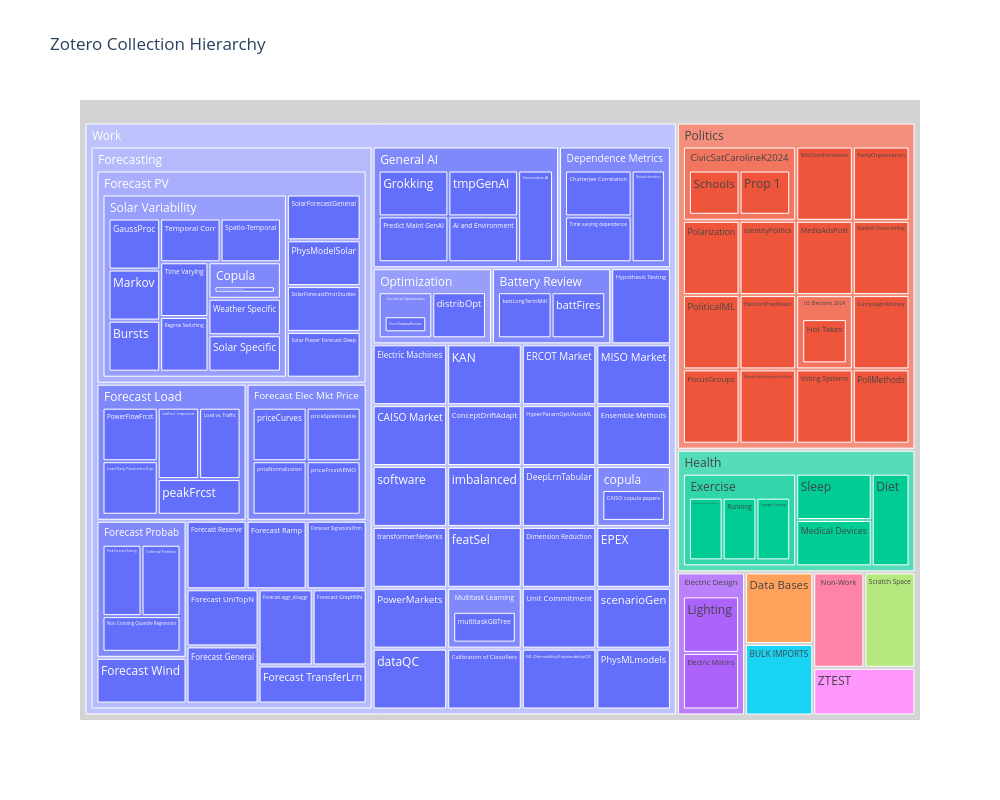

Notebook code cell kept with this figure:
### Markdown cell above
### Plot the zotero collection hierarchy
Started from [here](https://www.perplexity.ai/search/using-pyzotero-find-all-subcat-9GGkb6t9TBKv5hsl.J5FSg)

### Code cell
from pyzotero import zotero
import plotly.graph_objects as go
import plotly.graph_objects as go
import refwrangle as rfw

zot = zotero.Zotero(rfw.library_id, rfw.library_type, rfw.api_key)

# Fetch all collections
all_collections = zot.all_collections()

# Create a dictionary to store the hierarchy
hierarchy = {}

# Build the hierarchy
for collection in all_collections:
    key = collection['key']
    name = collection['data']['name']
    parent = collection['data'].get('parentCollection', '')
    hierarchy[key] = {'name': name, 'parent': parent, 'children': []}

# Populate children
for key, data in hierarchy.items():
    if data['parent']:
        hierarchy[data['parent']]['children'].append(key)

# Create a recursive function to build the tree
def build_tree(key):
    node = hierarchy[key]
    children = [build_tree(child) for child in node['children']]
    return {'name': node['name'], 'children': children}

# Find the root collections
root_collections = [key for key, data in hierarchy.items() if not data['parent']]

# Build the tree structure
tree_data = [build_tree(root) for root in root_collections]

# Create lists to hold the labels and parents
labels = []
parents = []

# Function to flatten the tree structure
def flatten_tree(node, parent=""):
    labels.append(node['name'])
    parents.append(parent)
    for child in node.get('children', []):
        flatten_tree(child, node['name'])

# Flatten the tree structure
for root in tree_data:
    flatten_tree(root)

# Create the treemap
fig = go.Figure(go.Treemap(
    labels=labels,
    parents=parents,
    root_color="lightgrey"
))

# Update the layout
fig.update_layout(
    title="Zotero Collection Hierarchy",
    width=1000,
    height=800
)

# Show the plot
fig.show()

### Figure 1 — Plotly figure (JSON) as saved in the notebook; plotly's stock layout.template omitted (floating-point values rounded to 4 significant figures)
{"data": [{"labels": ["Data Bases", "Electric Design", "Lighting", "Electric Motors", "Politics", "MisDisinformation", "PartyOrganization", "Polarization", "PoliticalML", "FocusGroups", "IdentityPolitics", "MediaAdsPolit", "Ranked Choice Voting", "ElectionPredFeats", "NeuroPsychoLinguisticPolitics", "US Elections 2024", "Hot Takes", "CampaignMoney", "CivicSatCarolineK2024", "Schools", "Prop 1", "Voting Systems", "PollMethods", "Health", "Sleep", "Exercise", "Brain Endurance Training", "Running", "Strength Training", "Medical Devices", "Diet", "BULK IMPORTS", "Non-Work", "Medical Devices", "Scratch Space", "ZTEST", "Work", "Dependence Metrics", "Chatterjee Correlation", "Time varying dependence", "Mutual Information", "Hypothesis Testing", "Electric Machines", "Forecasting", "Forecast Wind", "Forecast Reserve", "Forecast Ramp", "Forecast SignatureXfrm", "Forecast PV", "SolarForecastGeneral", "PhysModelSolar", "SolarForecastErrorStudies", "Solar Variability", "GaussProc", "Markov", "Bursts", "Temporal Corr", "Spatio-Temporal", "Time Varying", "Regime Switching", "Copula", "Deep Modern Copula", "Weather Specific", "Solar Specific", "Solar Power Forecast Deep", "Forecast Load", "PowerFlowFrcst", "Load Daily Parametric Eqn", "loadFrcst - temperature", "Load vs. Traffic", "peakFrcst", "Forecast UniTopN", "Forecast General", "Forecast aggr_disaggr", "Forecast GraphNN", "Forecast TransferLrn", "Forecast Elec Mkt Price", "priceCurves", "priceNormalization", "priceSpikeVolatile", "priceFrcstAEMO", "Forecast Probab", "Prob Forecast Scoring", "Conformal Prediction", "Non Crossing Quantile Regression", "KAN", "ERCOT Market", "MISO Market", "CAISO Market", "ConceptDriftAdapt", "HyperParamOpt/AutoML", "Optimization", "Contextual Optimization", "FromSadanaReview", "distribOpt", "Ensemble Methods", "software", "transformerNetwrks", "PowerMarkets", "dataQC", "imbalanced", "Battery Review", "battLongTermMdl", "battFires", "DeepLrnTabular", "copula", "CAISO copula papers", "featSel", "Multitask Learning", "multitaskGBTree", "Calibration of Classifiers", "Dimension Reduction", "General AI", "Grokking", "Predict Maint GenAI", "tmpGenAI", "AI and Environment", "Generative AI", "EPEX", "Unit Commitment", "ML Obervability/Explainability/QC", "scenarioGen", "PhysMLmodels"], "parents": ["", "", "Electric Design", "Electric Design", "", "Politics", "Politics", "Politics", "Politics", "Politics", "Politics", "Politics", "Politics", "Politics", "Politics", "Politics", "US Elections 2024", "Politics", "Politics", "CivicSatCarolineK2024", "CivicSatCarolineK2024", "Politics", "Politics", "", "Health", "Health", "Exercise", "Exercise", "Exercise", "Health", "Health", "", "", "Non-Work", "", "", "", "Work", "Dependence Metrics", "Dependence Metrics", "Dependence Metrics", "Work", "Work", "Work", "Forecasting", "Forecasting", "Forecasting", "Forecasting", "Forecasting", "Forecast PV", "Forecast PV", "Forecast PV", "Forecast PV", "Solar Variability", "Solar Variability", "Solar Variability", "Solar Variability", "Solar Variability", "Solar Variability", "Solar Variability", "Solar Variability", "Copula", "Solar Variability", "Solar Variability", "Forecast PV", "Forecasting", "Forecast Load", "Forecast Load", "Forecast Load", "Forecast Load", "Forecast Load", "Forecasting", "Forecasting", "Forecasting", "Forecasting", "Forecasting", "Forecasting", "Forecast Elec Mkt Price", "Forecast Elec Mkt Price", "Forecast Elec Mkt Price", "Forecast Elec Mkt Price", "Forecasting", "Forecast Probab", "Forecast Probab", "Forecast Probab", "Work", "Work", "Work", "Work", "Work", "Work", "Work", "Optimization", "Contextual Optimization", "Optimization", "Work", "Work", "Work", "Work", "Work", "Work", "Work", "Battery Review", "Battery Review", "Work", "Work", "copula", "Work", "Work", "Multitask Learning", "Work", "Work", "Work", "General AI", "General AI", "General AI", "General AI", "General AI", "Work", "Work", "Work", "Work", "Work"], "root": {"color": "lightgrey"}, "type": "treemap"}], "layout": {"height": 800, "title": {"text": "Zotero Collection Hierarchy"}, "width": 1000}}
